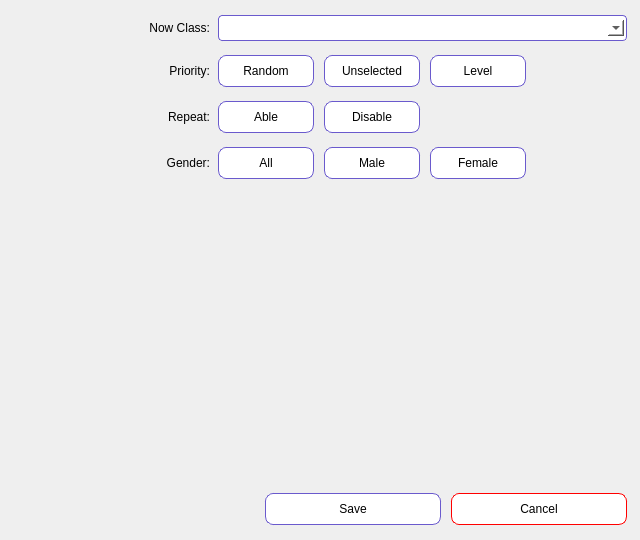
<?xml version="1.0" encoding="UTF-8"?>
<ui version="4.0">
 <class>OptionPage</class>
 <widget class="QWidget" name="OptionPage">
  <property name="geometry">
   <rect>
    <x>0</x>
    <y>0</y>
    <width>640</width>
    <height>540</height>
   </rect>
  </property>
  <property name="minimumSize">
   <size>
    <width>640</width>
    <height>540</height>
   </size>
  </property>
  <property name="maximumSize">
   <size>
    <width>640</width>
    <height>540</height>
   </size>
  </property>
  <property name="windowTitle">
   <string>Form</string>
  </property>
  <layout class="QVBoxLayout" name="verticalLayout">
   <property name="leftMargin">
    <number>1</number>
   </property>
   <property name="topMargin">
    <number>1</number>
   </property>
   <property name="rightMargin">
    <number>1</number>
   </property>
   <property name="bottomMargin">
    <number>1</number>
   </property>
   <item>
    <widget class="QWidget" name="widget" native="true">
     <layout class="QVBoxLayout" name="verticalLayout_2">
      <item>
       <widget class="QWidget" name="widget_2" native="true">
        <layout class="QHBoxLayout" name="horizontalLayout">
         <property name="leftMargin">
          <number>0</number>
         </property>
         <property name="topMargin">
          <number>0</number>
         </property>
         <property name="rightMargin">
          <number>0</number>
         </property>
         <property name="bottomMargin">
          <number>0</number>
         </property>
         <item>
          <widget class="QWidget" name="widget_5" native="true">
           <property name="minimumSize">
            <size>
             <width>200</width>
             <height>0</height>
            </size>
           </property>
           <property name="maximumSize">
            <size>
             <width>200</width>
             <height>16777215</height>
            </size>
           </property>
           <layout class="QHBoxLayout" name="horizontalLayout_4">
            <property name="leftMargin">
             <number>0</number>
            </property>
            <property name="topMargin">
             <number>0</number>
            </property>
            <property name="rightMargin">
             <number>0</number>
            </property>
            <property name="bottomMargin">
             <number>0</number>
            </property>
            <item>
             <widget class="QLabel" name="label">
              <property name="minimumSize">
               <size>
                <width>200</width>
                <height>0</height>
               </size>
              </property>
              <property name="maximumSize">
               <size>
                <width>200</width>
                <height>16777215</height>
               </size>
              </property>
              <property name="text">
               <string>Now Class:</string>
              </property>
              <property name="alignment">
               <set>Qt::AlignRight|Qt::AlignTrailing|Qt::AlignVCenter</set>
              </property>
             </widget>
            </item>
           </layout>
          </widget>
         </item>
         <item>
          <widget class="QWidget" name="widget_6" native="true">
           <layout class="QHBoxLayout" name="horizontalLayout_5">
            <property name="leftMargin">
             <number>0</number>
            </property>
            <property name="topMargin">
             <number>1</number>
            </property>
            <property name="rightMargin">
             <number>1</number>
            </property>
            <property name="bottomMargin">
             <number>0</number>
            </property>
            <item>
             <widget class="QComboBox" name="comboBox">
              <property name="styleSheet">
               <string notr="true">QComboBox{
    border-radius: 4px;
    padding: 4px 4px;
    text-decoration: none;
    margin: 4px 2px;
    background-color: white;
    color: black;
    border: 1px solid #6A5ACD;
}</string>
              </property>
             </widget>
            </item>
           </layout>
          </widget>
         </item>
        </layout>
       </widget>
      </item>
      <item>
       <widget class="QWidget" name="widget_3" native="true">
        <layout class="QHBoxLayout" name="horizontalLayout_2">
         <property name="leftMargin">
          <number>0</number>
         </property>
         <property name="topMargin">
          <number>0</number>
         </property>
         <property name="rightMargin">
          <number>0</number>
         </property>
         <property name="bottomMargin">
          <number>0</number>
         </property>
         <item>
          <widget class="QWidget" name="widget_7" native="true">
           <layout class="QHBoxLayout" name="horizontalLayout_6">
            <property name="leftMargin">
             <number>0</number>
            </property>
            <property name="topMargin">
             <number>0</number>
            </property>
            <property name="rightMargin">
             <number>0</number>
            </property>
            <property name="bottomMargin">
             <number>0</number>
            </property>
            <item>
             <widget class="QLabel" name="label_2">
              <property name="minimumSize">
               <size>
                <width>200</width>
                <height>0</height>
               </size>
              </property>
              <property name="maximumSize">
               <size>
                <width>200</width>
                <height>16777215</height>
               </size>
              </property>
              <property name="text">
               <string>Priority:</string>
              </property>
              <property name="alignment">
               <set>Qt::AlignRight|Qt::AlignTrailing|Qt::AlignVCenter</set>
              </property>
             </widget>
            </item>
           </layout>
          </widget>
         </item>
         <item>
          <widget class="QWidget" name="widget_8" native="true">
           <layout class="QHBoxLayout" name="horizontalLayout_7">
            <property name="leftMargin">
             <number>0</number>
            </property>
            <property name="topMargin">
             <number>0</number>
            </property>
            <property name="rightMargin">
             <number>0</number>
            </property>
            <property name="bottomMargin">
             <number>0</number>
            </property>
            <item>
             <widget class="QPushButton" name="pushButton_3">
              <property name="minimumSize">
               <size>
                <width>100</width>
                <height>40</height>
               </size>
              </property>
              <property name="maximumSize">
               <size>
                <width>100</width>
                <height>40</height>
               </size>
              </property>
              <property name="styleSheet">
               <string notr="true">QPushButton{
    border-radius: 8px;
    padding: 4px 4px;
    text-align: center;
    text-decoration: none;
    margin: 4px 2px;
    background-color: white;
    color: black;
    border: 1px solid #6A5ACD;
}
QPushButton:hover {
    color: white;
    background-color: #6A5ACD;
}
QPushButton:checked {
    background-color: #6A5ACD;
	color: white;
}
QPushButton:pressed {
    background-color: #8470FF;
	border: 1px solid #8470FF;
}</string>
              </property>
              <property name="text">
               <string>Random</string>
              </property>
              <property name="checkable">
               <bool>true</bool>
              </property>
              <property name="autoExclusive">
               <bool>true</bool>
              </property>
             </widget>
            </item>
            <item>
             <widget class="QPushButton" name="pushButton_4">
              <property name="minimumSize">
               <size>
                <width>100</width>
                <height>40</height>
               </size>
              </property>
              <property name="maximumSize">
               <size>
                <width>100</width>
                <height>40</height>
               </size>
              </property>
              <property name="styleSheet">
               <string notr="true">QPushButton{
    border-radius: 8px;
    padding: 4px 4px;
    text-align: center;
    text-decoration: none;
    margin: 4px 2px;
    background-color: white;
    color: black;
    border: 1px solid #6A5ACD;
}
QPushButton:hover {
    color: white;
    background-color: #6A5ACD;
}
QPushButton:checked {
    background-color: #6A5ACD;
	color: white;
}
QPushButton:pressed {
    background-color: #8470FF;
	border: 1px solid #8470FF;
}</string>
              </property>
              <property name="text">
               <string>Unselected</string>
              </property>
              <property name="checkable">
               <bool>true</bool>
              </property>
              <property name="autoExclusive">
               <bool>true</bool>
              </property>
             </widget>
            </item>
            <item>
             <widget class="QPushButton" name="pushButton_11">
              <property name="minimumSize">
               <size>
                <width>100</width>
                <height>40</height>
               </size>
              </property>
              <property name="maximumSize">
               <size>
                <width>100</width>
                <height>40</height>
               </size>
              </property>
              <property name="styleSheet">
               <string notr="true">QPushButton{
    border-radius: 8px;
    padding: 4px 4px;
    text-align: center;
    text-decoration: none;
    margin: 4px 2px;
    background-color: white;
    color: black;
    border: 1px solid #6A5ACD;
}
QPushButton:hover {
    color: white;
    background-color: #6A5ACD;
}
QPushButton:checked {
    background-color: #6A5ACD;
	color: white;
}
QPushButton:pressed {
    background-color: #8470FF;
	border: 1px solid #8470FF;
}</string>
              </property>
              <property name="text">
               <string>Level</string>
              </property>
              <property name="checkable">
               <bool>true</bool>
              </property>
              <property name="autoExclusive">
               <bool>true</bool>
              </property>
             </widget>
            </item>
            <item>
             <spacer name="horizontalSpacer">
              <property name="orientation">
               <enum>Qt::Horizontal</enum>
              </property>
              <property name="sizeHint" stdset="0">
               <size>
                <width>40</width>
                <height>20</height>
               </size>
              </property>
             </spacer>
            </item>
           </layout>
          </widget>
         </item>
        </layout>
       </widget>
      </item>
      <item>
       <widget class="QWidget" name="widget_4" native="true">
        <layout class="QHBoxLayout" name="horizontalLayout_3">
         <property name="leftMargin">
          <number>0</number>
         </property>
         <property name="topMargin">
          <number>0</number>
         </property>
         <property name="rightMargin">
          <number>0</number>
         </property>
         <property name="bottomMargin">
          <number>0</number>
         </property>
         <item>
          <widget class="QWidget" name="widget_9" native="true">
           <layout class="QHBoxLayout" name="horizontalLayout_8">
            <property name="leftMargin">
             <number>0</number>
            </property>
            <property name="topMargin">
             <number>0</number>
            </property>
            <property name="rightMargin">
             <number>0</number>
            </property>
            <property name="bottomMargin">
             <number>0</number>
            </property>
            <item>
             <widget class="QLabel" name="label_3">
              <property name="minimumSize">
               <size>
                <width>200</width>
                <height>0</height>
               </size>
              </property>
              <property name="maximumSize">
               <size>
                <width>200</width>
                <height>16777215</height>
               </size>
              </property>
              <property name="text">
               <string>Repeat:</string>
              </property>
              <property name="alignment">
               <set>Qt::AlignRight|Qt::AlignTrailing|Qt::AlignVCenter</set>
              </property>
             </widget>
            </item>
           </layout>
          </widget>
         </item>
         <item>
          <widget class="QWidget" name="widget_10" native="true">
           <layout class="QHBoxLayout" name="horizontalLayout_9">
            <property name="leftMargin">
             <number>0</number>
            </property>
            <property name="topMargin">
             <number>0</number>
            </property>
            <property name="rightMargin">
             <number>0</number>
            </property>
            <property name="bottomMargin">
             <number>0</number>
            </property>
            <item>
             <widget class="QPushButton" name="pushButton_6">
              <property name="minimumSize">
               <size>
                <width>100</width>
                <height>40</height>
               </size>
              </property>
              <property name="maximumSize">
               <size>
                <width>100</width>
                <height>40</height>
               </size>
              </property>
              <property name="styleSheet">
               <string notr="true">QPushButton{
    border-radius: 8px;
    padding: 4px 4px;
    text-align: center;
    text-decoration: none;
    margin: 4px 2px;
    background-color: white;
    color: black;
    border: 1px solid #6A5ACD;
}
QPushButton:hover {
    color: white;
    background-color: #6A5ACD;
}
QPushButton:checked {
    background-color: #6A5ACD;
	color: white;
}
QPushButton:pressed {
    background-color: #8470FF;
	border: 1px solid #8470FF;
}</string>
              </property>
              <property name="text">
               <string>Able</string>
              </property>
              <property name="checkable">
               <bool>true</bool>
              </property>
              <property name="autoExclusive">
               <bool>true</bool>
              </property>
             </widget>
            </item>
            <item>
             <widget class="QPushButton" name="pushButton_7">
              <property name="minimumSize">
               <size>
                <width>100</width>
                <height>40</height>
               </size>
              </property>
              <property name="maximumSize">
               <size>
                <width>100</width>
                <height>40</height>
               </size>
              </property>
              <property name="styleSheet">
               <string notr="true">QPushButton{
    border-radius: 8px;
    padding: 4px 4px;
    text-align: center;
    text-decoration: none;
    margin: 4px 2px;
    background-color: white;
    color: black;
    border: 1px solid #6A5ACD;
}
QPushButton:hover {
    color: white;
    background-color: #6A5ACD;
}
QPushButton:checked {
    background-color: #6A5ACD;
	color: white;
}
QPushButton:pressed {
    background-color: #8470FF;
	border: 1px solid #8470FF;
}</string>
              </property>
              <property name="text">
               <string>Disable</string>
              </property>
              <property name="checkable">
               <bool>true</bool>
              </property>
              <property name="autoExclusive">
               <bool>true</bool>
              </property>
             </widget>
            </item>
            <item>
             <spacer name="horizontalSpacer_2">
              <property name="orientation">
               <enum>Qt::Horizontal</enum>
              </property>
              <property name="sizeHint" stdset="0">
               <size>
                <width>40</width>
                <height>20</height>
               </size>
              </property>
             </spacer>
            </item>
           </layout>
          </widget>
         </item>
        </layout>
       </widget>
      </item>
      <item>
       <widget class="QWidget" name="widget_12" native="true">
        <layout class="QHBoxLayout" name="horizontalLayout_11">
         <property name="leftMargin">
          <number>0</number>
         </property>
         <property name="topMargin">
          <number>0</number>
         </property>
         <property name="rightMargin">
          <number>0</number>
         </property>
         <property name="bottomMargin">
          <number>0</number>
         </property>
         <item>
          <widget class="QWidget" name="widget_13" native="true">
           <property name="minimumSize">
            <size>
             <width>200</width>
             <height>0</height>
            </size>
           </property>
           <property name="maximumSize">
            <size>
             <width>200</width>
             <height>16777215</height>
            </size>
           </property>
           <layout class="QHBoxLayout" name="horizontalLayout_12">
            <property name="leftMargin">
             <number>0</number>
            </property>
            <property name="topMargin">
             <number>0</number>
            </property>
            <property name="rightMargin">
             <number>0</number>
            </property>
            <property name="bottomMargin">
             <number>0</number>
            </property>
            <item>
             <widget class="QLabel" name="label_5">
              <property name="text">
               <string>Gender:</string>
              </property>
              <property name="alignment">
               <set>Qt::AlignRight|Qt::AlignTrailing|Qt::AlignVCenter</set>
              </property>
             </widget>
            </item>
           </layout>
          </widget>
         </item>
         <item>
          <widget class="QWidget" name="widget_14" native="true">
           <layout class="QHBoxLayout" name="horizontalLayout_13">
            <property name="leftMargin">
             <number>0</number>
            </property>
            <property name="topMargin">
             <number>0</number>
            </property>
            <property name="rightMargin">
             <number>0</number>
            </property>
            <property name="bottomMargin">
             <number>0</number>
            </property>
            <item>
             <widget class="QPushButton" name="pushButton_10">
              <property name="minimumSize">
               <size>
                <width>100</width>
                <height>40</height>
               </size>
              </property>
              <property name="maximumSize">
               <size>
                <width>100</width>
                <height>40</height>
               </size>
              </property>
              <property name="styleSheet">
               <string notr="true">QPushButton{
    border-radius: 8px;
    padding: 4px 4px;
    text-align: center;
    text-decoration: none;
    margin: 4px 2px;
    background-color: white;
    color: black;
    border: 1px solid #6A5ACD;
}
QPushButton:hover {
    color: white;
    background-color: #6A5ACD;
}
QPushButton:checked {
    background-color: #6A5ACD;
	color: white;
}
QPushButton:pressed {
    background-color: #8470FF;
	border: 1px solid #8470FF;
}</string>
              </property>
              <property name="text">
               <string>All</string>
              </property>
              <property name="checkable">
               <bool>true</bool>
              </property>
              <property name="autoExclusive">
               <bool>true</bool>
              </property>
             </widget>
            </item>
            <item>
             <widget class="QPushButton" name="pushButton_8">
              <property name="minimumSize">
               <size>
                <width>100</width>
                <height>40</height>
               </size>
              </property>
              <property name="maximumSize">
               <size>
                <width>100</width>
                <height>40</height>
               </size>
              </property>
              <property name="styleSheet">
               <string notr="true">QPushButton{
    border-radius: 8px;
    padding: 4px 4px;
    text-align: center;
    text-decoration: none;
    margin: 4px 2px;
    background-color: white;
    color: black;
    border: 1px solid #6A5ACD;
}
QPushButton:hover {
    color: white;
    background-color: #6A5ACD;
}
QPushButton:checked {
    background-color: #6A5ACD;
	color: white;
}
QPushButton:pressed {
    background-color: #8470FF;
	border: 1px solid #8470FF;
}</string>
              </property>
              <property name="text">
               <string>Male</string>
              </property>
              <property name="checkable">
               <bool>true</bool>
              </property>
              <property name="autoExclusive">
               <bool>true</bool>
              </property>
             </widget>
            </item>
            <item>
             <widget class="QPushButton" name="pushButton_9">
              <property name="minimumSize">
               <size>
                <width>100</width>
                <height>40</height>
               </size>
              </property>
              <property name="maximumSize">
               <size>
                <width>100</width>
                <height>40</height>
               </size>
              </property>
              <property name="styleSheet">
               <string notr="true">QPushButton{
    border-radius: 8px;
    padding: 4px 4px;
    text-align: center;
    text-decoration: none;
    margin: 4px 2px;
    background-color: white;
    color: black;
    border: 1px solid #6A5ACD;
}
QPushButton:hover {
    color: white;
    background-color: #6A5ACD;
}
QPushButton:checked {
    background-color: #6A5ACD;
	color: white;
}
QPushButton:pressed {
    background-color: #8470FF;
	border: 1px solid #8470FF;
}</string>
              </property>
              <property name="text">
               <string>Female</string>
              </property>
              <property name="checkable">
               <bool>true</bool>
              </property>
              <property name="autoExclusive">
               <bool>true</bool>
              </property>
             </widget>
            </item>
            <item>
             <spacer name="horizontalSpacer_4">
              <property name="orientation">
               <enum>Qt::Horizontal</enum>
              </property>
              <property name="sizeHint" stdset="0">
               <size>
                <width>40</width>
                <height>20</height>
               </size>
              </property>
             </spacer>
            </item>
           </layout>
          </widget>
         </item>
        </layout>
       </widget>
      </item>
      <item>
       <spacer name="verticalSpacer">
        <property name="orientation">
         <enum>Qt::Vertical</enum>
        </property>
        <property name="sizeHint" stdset="0">
         <size>
          <width>20</width>
          <height>40</height>
         </size>
        </property>
       </spacer>
      </item>
      <item>
       <widget class="QWidget" name="widget_11" native="true">
        <layout class="QHBoxLayout" name="horizontalLayout_10">
         <property name="leftMargin">
          <number>1</number>
         </property>
         <property name="topMargin">
          <number>1</number>
         </property>
         <property name="rightMargin">
          <number>1</number>
         </property>
         <property name="bottomMargin">
          <number>1</number>
         </property>
         <item>
          <spacer name="horizontalSpacer_3">
           <property name="orientation">
            <enum>Qt::Horizontal</enum>
           </property>
           <property name="sizeHint" stdset="0">
            <size>
             <width>243</width>
             <height>20</height>
            </size>
           </property>
          </spacer>
         </item>
         <item>
          <widget class="QPushButton" name="pushButton">
           <property name="minimumSize">
            <size>
             <width>180</width>
             <height>40</height>
            </size>
           </property>
           <property name="maximumSize">
            <size>
             <width>16777215</width>
             <height>40</height>
            </size>
           </property>
           <property name="styleSheet">
            <string notr="true">QPushButton{
    border-radius: 8px;
    padding: 4px 4px;
    text-align: center;
    text-decoration: none;
    margin: 4px 2px;
    background-color: white;
    color: black;
    border: 1px solid #6A5ACD;
}
QPushButton:hover {
    color: white;
    background-color: #6A5ACD;
}
QPushButton:checked {
    background-color: #6A5ACD;
	color: white;
}
QPushButton:pressed {
    background-color: #8470FF;
	border: 1px solid #8470FF;
}</string>
           </property>
           <property name="text">
            <string>Save</string>
           </property>
          </widget>
         </item>
         <item>
          <widget class="QPushButton" name="pushButton_2">
           <property name="minimumSize">
            <size>
             <width>180</width>
             <height>40</height>
            </size>
           </property>
           <property name="maximumSize">
            <size>
             <width>16777215</width>
             <height>40</height>
            </size>
           </property>
           <property name="styleSheet">
            <string notr="true">QPushButton{
    border-radius: 8px;
    padding: 4px 4px;
    text-align: center;
    text-decoration: none;
    margin: 4px 2px;
    background-color: white;
    color: black;
    border: 1px solid red;
}
QPushButton:hover {
    color: white;
    background-color: red;
}
QPushButton:checked {
    background-color: red;
	color: white;
}
QPushButton:pressed {
    background-color: rgb(255, 73, 73);
	border: 1px solid rgb(255, 73, 73);
}</string>
           </property>
           <property name="text">
            <string>Cancel</string>
           </property>
          </widget>
         </item>
        </layout>
       </widget>
      </item>
     </layout>
    </widget>
   </item>
  </layout>
 </widget>
 <resources/>
 <connections/>
</ui>
